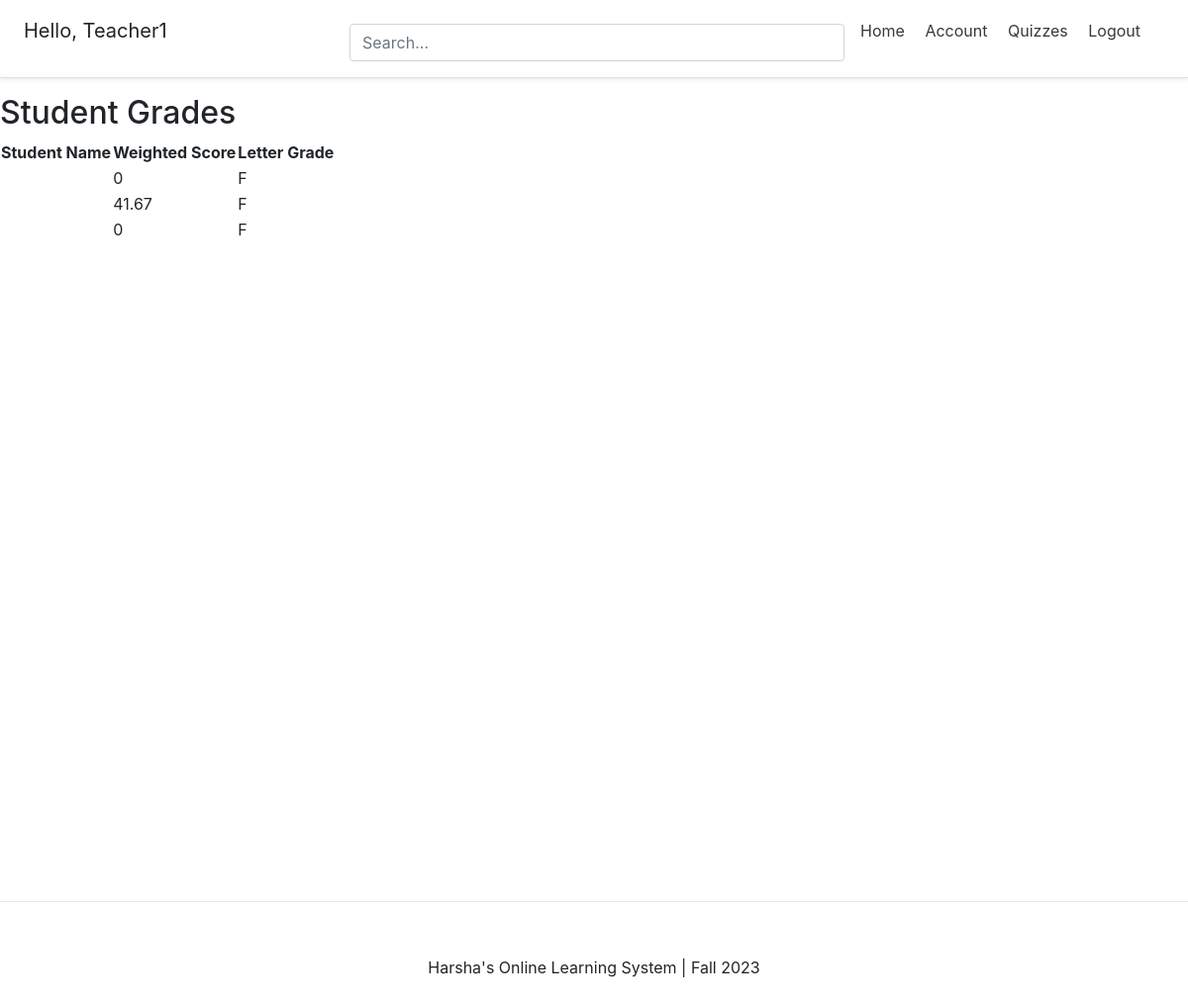
Page /quizzes/student-grades/ (signed in) on the committed database.
### account/models.py (models this page shows, shortened)
class Account(AbstractBaseUser):
	email 					= models.EmailField(verbose_name="email", max_length=60, unique=True)
	username 				= models.CharField(max_length=30, unique=True)
	date_joined				= models.DateTimeField(verbose_name='date joined', auto_now_add=True)
	last_login				= models.DateTimeField(verbose_name='last login', auto_now=True)
	is_admin				= models.BooleanField(default=False)
	is_active				= models.BooleanField(default=True)
	is_staff				= models.BooleanField(default=False)
	is_superuser			= models.BooleanField(default=False)
	is_teacher = models.BooleanField(default=False)
	USERNAME_FIELD = 'email'
	REQUIRED_FIELDS = ['username',]
	objects = MyAccountManager()

### quizzes/views.py (the view)
# urls.py: path('student-grades/', student_grades, name='student-grades'),
@login_required
def student_grades(request):
    if not request.user.is_teacher:
        return redirect('some_other_view')
    students = Account.objects.filter(is_teacher=False)
    for student in students:
        student.weighted_score = compute_weighted_score(student)
        student.letter_grade = assign_letter_grade(student.weighted_score)
    return render(request, 'student_grades.html', {'students': students})

### quizzes/views.py (called while the page is built)
def compute_weighted_score(student):
    attempts = Attempt.objects.filter(student=student)
    total_weighted_score = 0
    total_weight = 0
    for attempt in attempts:
        quiz_weight = QuizWeight.objects.get(quiz=attempt.quiz).weight
        total_questions = attempt.quiz.questions.count()
        if total_questions > 0:
            normalized_score = attempt.score / total_questions  # Normalize the score
            total_weighted_score += normalized_score * quiz_weight
        total_weight += quiz_weight
    if total_weight > 0:
        weighted_score_percentage = (total_weighted_score / total_weight) * 100
        return round(weighted_score_percentage, 2)  # Round to 2 decimal places
    else:
        return 0

def assign_letter_grade(weighted_score):
    if weighted_score >= 90:
        return 'A'
    elif weighted_score >= 80:
        return 'B'
    elif weighted_score >= 70:
        return 'C'
    elif weighted_score >= 60:
        return 'D'
    elif weighted_score < 60:
        return 'F'

### templates/student_grades.html
{% extends 'base.html' %}
{% block content %}
  <h2>Student Grades</h2>
  <table>
    <thead>
      <tr>
        <th>Student Name</th>
        <th>Weighted Score</th>
        <th>Letter Grade</th>
      </tr>
    </thead>
    <tbody>
      {% for student in students %}
        <tr>
          <td>{{ student.name }}</td>
          <td>{{ student.weighted_score }}</td>
          <td>{{ student.letter_grade }}</td>
        </tr>
      {% empty %}
        <tr>
          <td colspan="3">No students found.</td>
        </tr>
      {% endfor %}
    </tbody>
  </table>
{% endblock %}

### templates/snippets/header.html (shortened to what this page needs)
<link rel="stylesheet" href="https://cdn.jsdelivr.net/npm/bootstrap@4.4.1/dist/css/bootstrap.min.css">
<div class="d-flex flex-column flex-md-row align-items-center p-3 px-md-4 mb-3 bg-white border-bottom shadow-sm">
  <h5 class="my-0 mr-md-auto font-weight-normal">
  	{% if request.user.is_authenticated %}
  	<p>Hello, {{request.user.username}}</p>
  	{% endif %}
  </h5>
  <div class="search-bar mt-sm-2 mr-2">
  	<form method="get">
  		<input type="text" class="form-control" name="q" id="id_q" placeholder="Search...">
  	</form>
  </div>
  <nav class="my-2 my-md-0 mr-md-3">
  	{% if request.user.is_authenticated %}
  		<a class="p-2 text-dark" href="{% url 'home' %}">Home</a>
		<a class="p-2 text-dark" href="{% url 'account' %}">Account</a>
		<a class="p-2 text-dark" href="{% url 'quizzes:quiz_list' %}">Quizzes</a>
		<a class="p-2 text-dark" href="{% url 'logout' %}">Logout</a></p>
  	{% else %}
  		<a class="p-2 text-dark" href="{% url 'home' %}">Home</a>
  		<a class="p-2 text-dark" href="{% url 'login' %}">Login</a>
		<a class="btn btn-outline-primary" href="{% url 'register' %}">Register</a>
  	{% endif %}
  </nav>
</div>

### templates/snippets/header.html (style rules this page uses)
@media (min-width: 768px) { html { font-size: 16px; } }
.search-bar { max-width: 500px; width: 100%; }
form { width: 100%; }

### templates/snippets/base_css.html (style rules this page uses)
body { background-color: #FFFFFF; }

### rows in the picture
Account: user.username "Teacher1"
Account: weighted_score "0", letter_grade "F"
Account: weighted_score "41.67", letter_grade "F"
Account: weighted_score "0", letter_grade "F"
